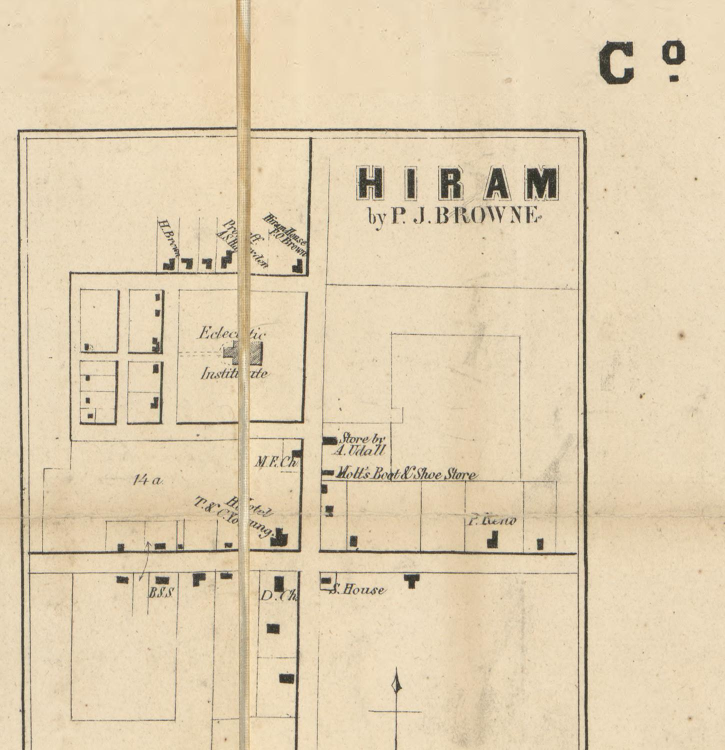
#> input picture designs/city-map-back/historical/samples/hiram-1857-portage-county-inset_loc_crop.jpg, 1450 x 1500 px (shown at 1/2 size)
$ python -i build_historical.py   (imports and definitions only)
#> lines starting #> are read from the running program, lines starting #| are printed output that depends on the picture; after the words box and inside, x2 and y2 are one past the last pixel; in counts of white or black regions, pixels touching at a corner belong together
#!/usr/bin/env python3
"""Historical map backs: period street plans traced into the map-back line style.

    python3 designs/city-map-back/build_historical.py            # both
    python3 designs/city-map-back/build_historical.py slc-1847

A test for Evan (9 Oct 2026), not a product. Closed: Evan decided against
historical maps the same day; kept as a record only. It answers "are the historical
maps like the current maps, just older with fewer roads?" by drawing two of
them in the same 13.5 x 18 in frame as the live backs and putting them side
by side with today's map.

slc-1847  The 1847 Sherwood plat (LoC 2017587026) is a perfect grid: 9 blocks
          wide, 15 tall, Temple block 87 in column 6 of row 10. The scan is a
          warped sheepskin and its streets are drawn narrower than the true
          132 ft, so the grid is not copied pixel by pixel. The script counts
          the blocks on the scan, then lays the plat's grid on the ground with
          the spacing measured from today's TIGER streets (Main Street to West
          Temple, North to South Temple), anchored at Main and South Temple.

nauvoo-1859  The "City of Nauvoo" inset on the 1859 Hancock County map (LoC
          2013593101) is irregular (river, a rotated addition, open farm lots),
          so it is traced from the scan: blocks are found as enclosed paper
          areas, the streets are the centre lines of the gaps between them
          (a skeleton), and the result is fitted to the ground with an affine
          transform through street intersections whose 1859 names are still
          on today's TIGER map. The fit's error in metres is printed.

Writes to out/historical/ (gitignored): 100 ppi previews of each design, a
comparison sheet per place, and an overlay check. The traced street lines are
saved as GeoJSON in historical/traces/ (small, committed).
"""

import json
import math
import struct
import sys
from pathlib import Path

import numpy as np
from PIL import Image, ImageDraw, ImageFont
from scipy import ndimage as ndi
from skimage.morphology import skeletonize

import build_map_back as b

HERE = Path(__file__).resolve().parent
SAMPLES = HERE / "historical" / "samples"
TRACES = HERE / "historical" / "traces"
OUT = HERE / "out" / "historical"
# [1 line that did not run here, left out]


# ---------------------------------------------------------------- TIGER names

# [41 lines left out: functions read_field, named_streets, dense, crossing, not called in this run]


def metres(lon, lat, lat0):
    return (np.radians(lon) * b.R * math.cos(math.radians(lat0)), np.radians(lat) * b.R)


# ------------------------------------------------------------- Salt Lake 1847

# [57 lines left out: functions slc_1847, slc_scan_check, not called in this run]


# --------------------------------------------------------------- Nauvoo 1859

NAUVOO_CROP = SAMPLES / "nauvoo-1859-hancock-county-inset_loc_crop.jpg"
# Street intersections named on the 1859 inset and still named on TIGER.
# Pixel positions are read off the inset by eye (full-resolution crop pixels)
# and then snapped to the nearest junction of the traced skeleton.
NAUVOO_PINS = [
    ("Main St", "Young St", (981, 274)),
    ("Main St", "Mulholland St", (978, 512)),
    ("Main St", "White St", (975, 734)),
    ("Main St", "Munson St", (969, 966)),
    ("Partridge St", "Young St", (1233, 274)),
    ("Partridge St", "Mulholland St", (1230, 512)),
    ("Partridge St", "Munson St", (1222, 966)),
    ("Wells St", "Mulholland St", (1490, 512)),
]


def trace_inset(path):
    """Blocks are closed outlines on the inset; streets are the skeleton of the gaps."""
    im = np.asarray(Image.open(path).convert("L")).astype(float)
    raw = im < ndi.uniform_filter(im, 151) - 14
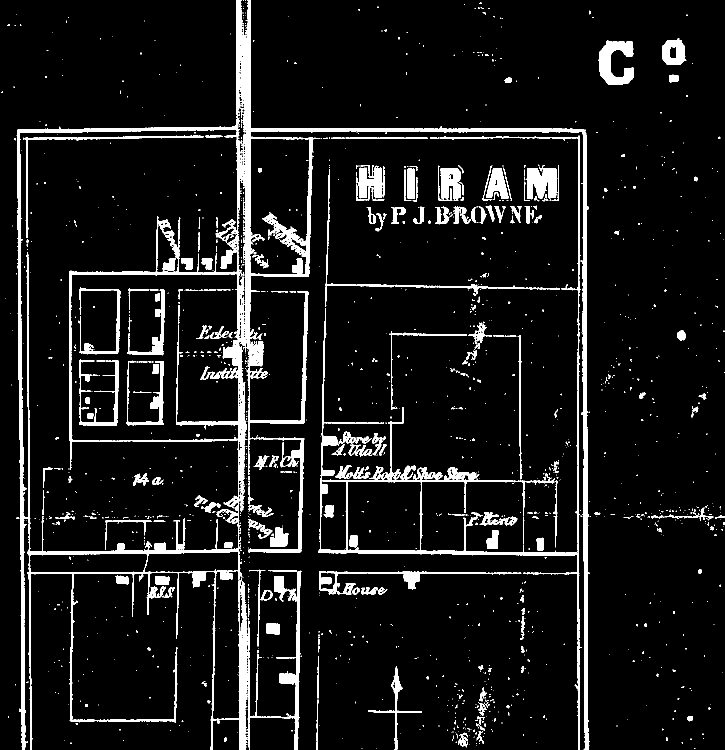
#> raw: shape (1500, 1450) bool (shown at 1/2 size); 8.2% white; 1554 white regions (1296 under 20 px), largest, box (x1, y1, x2, y2) and area: (33, 0, 1180, 1500) 82610, (637, 271, 1161, 1500) 16853, (1196, 81, 1268, 170) 3618
    ink = raw.copy()
    # Lettering in the streets (MAIN, CARLIN, ST.) would bridge two blocks once
    # filled, so small free-standing ink marks go before the gaps are closed.
    lab, _ = ndi.label(ink)
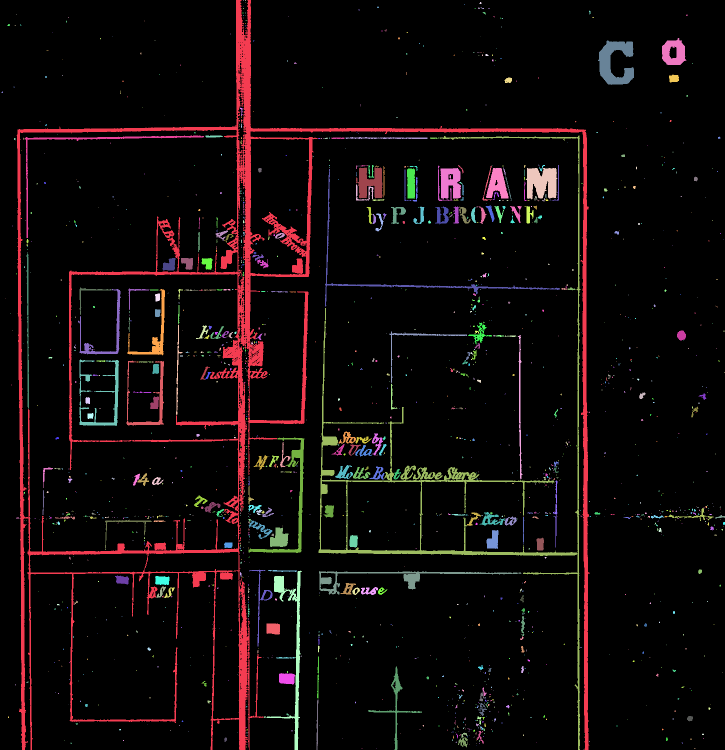
#> lab: shape (1500, 1450) int32 (shown at 1/2 size); 1666 distinct labels, from 0 to 1665; one colour per label, 0 black
    for i, sl in enumerate(ndi.find_objects(lab), 1):
        if max(sl[0].stop - sl[0].start, sl[1].stop - sl[1].start) < LETTER:
            ink[sl][lab[sl] == i] = False
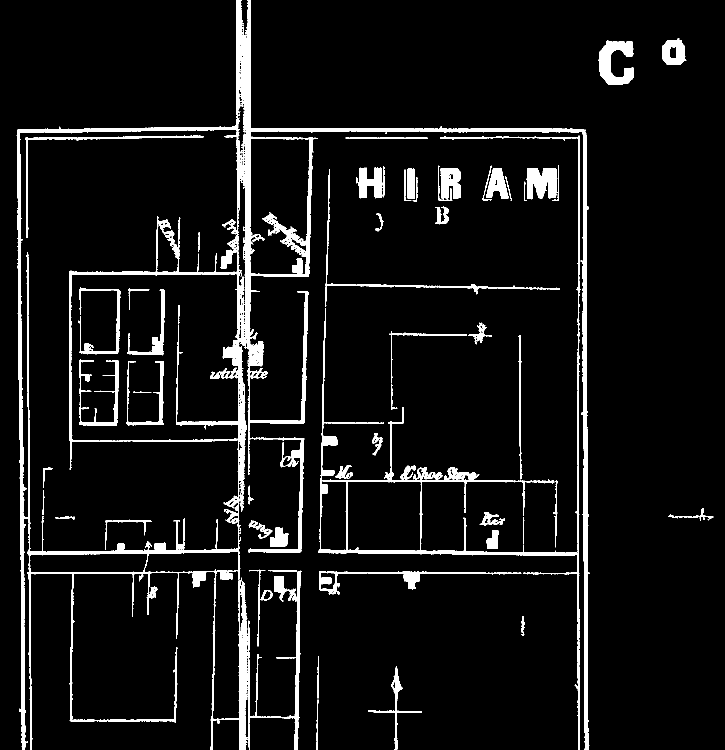
#> ink: shape (1500, 1450) bool (shown at 1/2 size); 6.8% white; 61 white regions, largest, box (x1, y1, x2, y2) and area: (33, 0, 1180, 1500) 82105, (637, 271, 1161, 1500) 16149, (1196, 81, 1268, 170) 3618
    ink = ndi.binary_closing(ink, iterations=5)
#> ink: shape (1500, 1450) bool; 8.5% white; 36 white regions, largest, box (x1, y1, x2, y2) and area: (33, 5, 1180, 1495) 145377, (1048, 330, 1118, 402) 4001, (1196, 81, 1268, 170) 3658
    # An opening wider than any lettering, hatching or lot line but narrower
    # than a block keeps only the solid blocks.
    blocks = ndi.binary_opening(ndi.binary_fill_holes(ink), structure=np.ones((41, 41), bool))
#> blocks: shape (1500, 1450) bool; 23% white; 5 white regions, box (x1, y1, x2, y2) and area: (35, 254, 624, 1439) 463865, (640, 947, 844, 1107) 30801, (1054, 345, 1118, 390) 2806, (565, 877, 607, 928) 2131, (553, 1141, 594, 1182) 1681
    # River hatching and the title vignette also survive; they are long curved
    # shapes that fill little of their bounding box. A block, even the rotated
    # ones in the north-west addition, fills at least about half.
    lab, n = ndi.label(blocks)
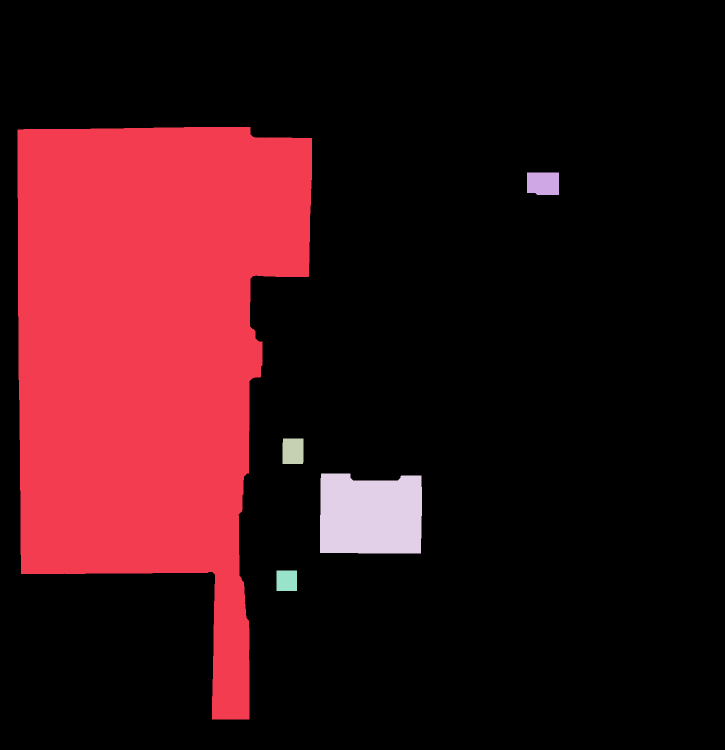
#> lab: shape (1500, 1450) int32 (shown at 1/2 size); 6 distinct labels, from 0 to 5; one colour per label, 0 black
#> n = 5
    kept = 0
    for i, sl in enumerate(ndi.find_objects(lab), 1):
        part = lab[sl] == i
        # River hatching: many thin parallel strokes, so many ink edges per column.
        edges = (np.diff(raw[sl].astype(np.int8), axis=0) == 1) & part[1:]
        per_100px = 100 * edges.sum() / max(part.sum(), 1) * part.sum() / max(part.any(axis=0).sum(), 1) / max(part.any(axis=1).sum(), 1)
        if part.sum() / part.size < 0.45 or per_100px > HATCH or min(part.shape) < MIN_BLOCK:
            blocks[sl][part] = False
        else:
            kept += 1
#> this loop made 5 passes
#> (per_100px, kept) on passes 1, 4: (1.11, 1), (1.68, 2)
#> per_100px on passes 2, 3, 5: 0.625, 2.57, 2.26
#> pass 1, in trace_inset, `edges = (np.diff(raw[sl].astype(np.int8), axis=0) == 1) & part[1:]`:
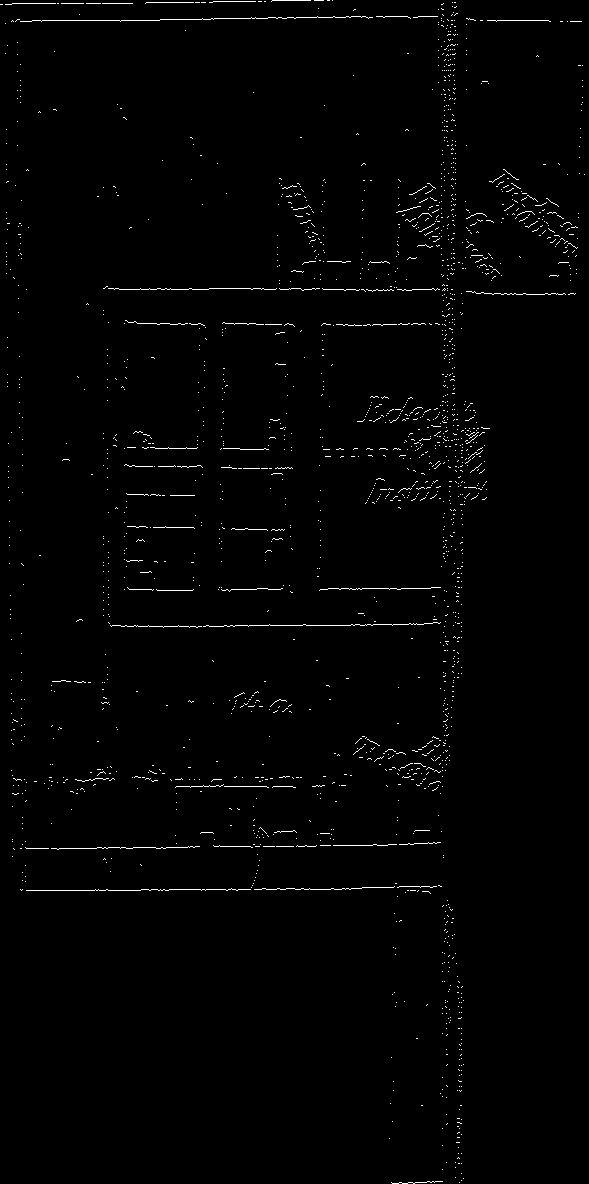
#> edges: shape (1184, 589) bool; 1.1% white in thin lines or dots
#> after the loop:
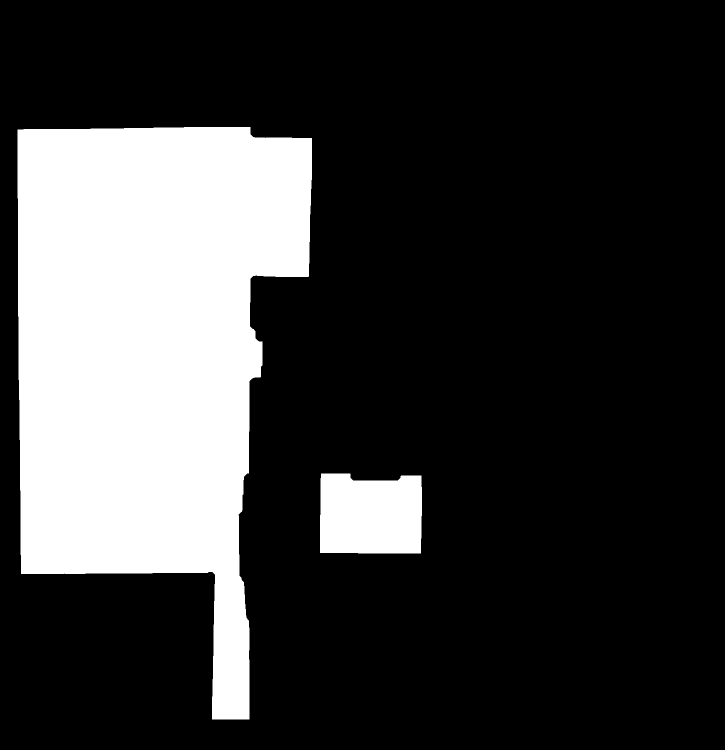
#> blocks: shape (1500, 1450) bool (shown at 1/2 size); 22.7% white; 2 white regions, box (x1, y1, x2, y2) and area: (35, 254, 624, 1439) 463865, (640, 947, 844, 1107) 30801
#> after the loop, kept = 2
    print(f"  inset: {kept} blocks found ({n - kept} other shapes dropped: river hatching, title letters)")
#|   inset: 2 blocks found (3 other shapes dropped: river hatching, title letters)
    band = ndi.binary_dilation(blocks, structure=np.ones((3, 3), bool), iterations=BAND) & ~blocks  # square brush keeps corners square
#> band: shape (1500, 1450) bool; 4.2% white; 2 white regions, box (x1, y1, x2, y2) and area: (15, 234, 644, 1459) 74803, (620, 927, 864, 1127) 16560
    # Where four blocks meet, the crossing's centre lies just beyond the band
    # and leaves a small hole that would skeletonise into a loop: fill it.
    holes, m = ndi.label(~(band | blocks))
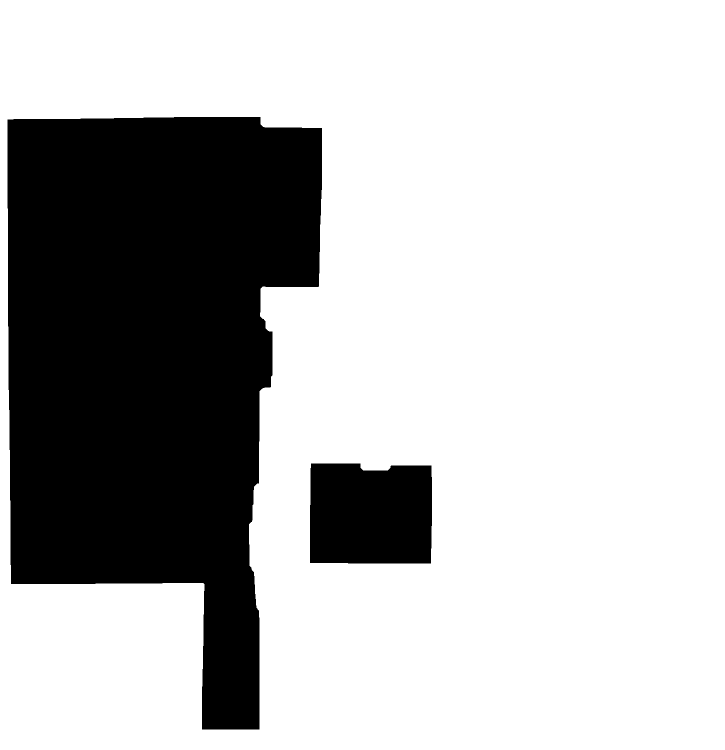
#> holes: shape (1500, 1450) int32 (shown at 1/2 size); values 0 (black) and 1 (white), 73.1% white; 2 black regions, box (x1, y1, x2, y2) and area: (15, 234, 644, 1459) 538668, (620, 927, 864, 1127) 47361
#> m = 1
    sizes = ndi.sum(np.ones_like(holes), holes, range(1, m + 1))
#> sizes = [1588971]
    small = np.isin(holes, 1 + np.nonzero(sizes < 3000)[0])
#> small: shape (1500, 1450) bool; every value is 0
    return skeletonize(band | small), blocks


MIN_BLOCK = 55  # px; rotated north-west blocks trace at 60 to 75, title letters at about 43
HATCH = 8    # ink strokes per 100 px down a column; a block has a few, hatching many
LETTER = 36  # px; free-standing ink marks smaller than this are lettering
BAND = 20   # px; half a street gap is about 14 to 16 px on the inset


# [71 lines left out: functions skeleton_lines, rdp, nauvoo_1859, not called in this run]


# ------------------------------------------------------------------ drawing

def to_roads(lines):
    return [("S1400", [b.merc(lon, lat) for lon, lat in l]) for l in lines]


# [5 lines left out: function draw, not called in this run]


def as_png(mask, path, ppi=100):
    b.save(mask, path, ppi)
    return path


# [48 lines left out: functions on_dark, overlay, sheet, save_trace, not called in this run]


LOC_CREDIT = "Library of Congress, Geography and Map Division"


# [69 lines left out: functions build_slc, build_nauvoo, not called in this run]


# [6 lines not run here, left out]

>>> result = trace_inset('historical/samples/hiram-1857-portage-county-inset_loc_crop.jpg')
